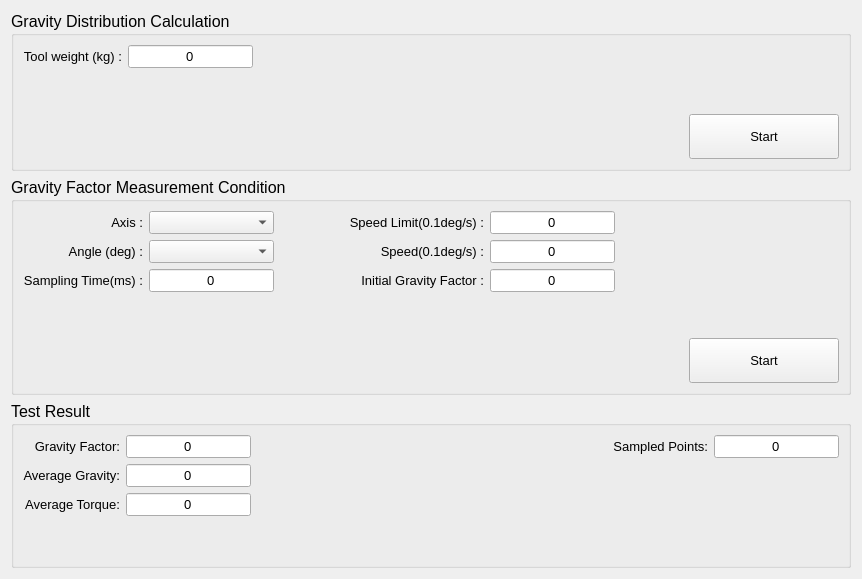
     <widget class="QWidget" name="GravityFactor">
      <attribute name="title">
       <string>Gravity Factor</string>
      </attribute>
      <layout class="QVBoxLayout" name="verticalLayout_2">
       <item>
        <widget class="QGroupBox" name="groupBoxGravityCalculate">
         <property name="font">
          <font>
           <family>Arial</family>
           <pointsize>12</pointsize>
          </font>
         </property>
         <property name="title">
          <string>Gravity Distribution Calculation</string>
         </property>
         <layout class="QGridLayout" name="gridLayout_2">
          <item row="4" column="3">
           <spacer name="horizontalSpacer">
            <property name="orientation">
             <enum>Qt::Horizontal</enum>
            </property>
            <property name="sizeHint" stdset="0">
             <size>
              <width>430</width>
              <height>20</height>
             </size>
            </property>
           </spacer>
          </item>
          <item row="2" column="1">
           <widget class="QLabel" name="label7">
            <property name="font">
             <font>
              <family>Arial</family>
              <pointsize>10</pointsize>
             </font>
            </property>
            <property name="text">
             <string>Tool weight (kg) :</string>
            </property>
            <property name="alignment">
             <set>Qt::AlignRight|Qt::AlignTrailing|Qt::AlignVCenter</set>
            </property>
           </widget>
          </item>
          <item row="4" column="4" rowspan="2">
           <widget class="QPushButton" name="btnGravityDistribution">
            <property name="sizePolicy">
             <sizepolicy hsizetype="Preferred" vsizetype="Preferred">
              <horstretch>0</horstretch>
              <verstretch>0</verstretch>
             </sizepolicy>
            </property>
            <property name="minimumSize">
             <size>
              <width>150</width>
              <height>45</height>
             </size>
            </property>
            <property name="font">
             <font>
              <family>Arial</family>
              <pointsize>10</pointsize>
             </font>
            </property>
            <property name="text">
             <string>Start</string>
            </property>
           </widget>
          </item>
          <item row="2" column="2">
           <widget class="QLineEdit" name="leToolWeight">
            <property name="enabled">
             <bool>true</bool>
            </property>
            <property name="sizePolicy">
             <sizepolicy hsizetype="Preferred" vsizetype="Preferred">
              <horstretch>0</horstretch>
              <verstretch>0</verstretch>
             </sizepolicy>
            </property>
            <property name="font">
             <font>
              <family>Arial</family>
              <pointsize>10</pointsize>
             </font>
            </property>
            <property name="layoutDirection">
             <enum>Qt::LeftToRight</enum>
            </property>
            <property name="text">
             <string>0</string>
            </property>
            <property name="alignment">
             <set>Qt::AlignCenter</set>
            </property>
           </widget>
          </item>
          <item row="3" column="1">
           <spacer name="verticalSpacer">
            <property name="orientation">
             <enum>Qt::Vertical</enum>
            </property>
            <property name="sizeHint" stdset="0">
             <size>
              <width>20</width>
              <height>40</height>
             </size>
            </property>
           </spacer>
          </item>
         </layout>
        </widget>
       </item>
       <item>
        <widget class="QGroupBox" name="groupBoxGravityAdjustment">
         <property name="sizePolicy">
          <sizepolicy hsizetype="Preferred" vsizetype="Preferred">
           <horstretch>0</horstretch>
           <verstretch>0</verstretch>
          </sizepolicy>
         </property>
         <property name="font">
          <font>
           <family>Arial</family>
           <pointsize>12</pointsize>
          </font>
         </property>
         <property name="title">
          <string>Gravity Factor Measurement Condition</string>
         </property>
         <layout class="QGridLayout" name="gridLayout">
          <item row="5" column="6">
           <widget class="QPushButton" name="btnGravityFactorMeasure">
            <property name="sizePolicy">
             <sizepolicy hsizetype="Preferred" vsizetype="Preferred">
              <horstretch>0</horstretch>
              <verstretch>0</verstretch>
             </sizepolicy>
            </property>
            <property name="minimumSize">
             <size>
              <width>150</width>
              <height>45</height>
             </size>
            </property>
            <property name="font">
             <font>
              <family>Arial</family>
              <pointsize>10</pointsize>
             </font>
            </property>
            <property name="text">
             <string>Start</string>
            </property>
           </widget>
          </item>
          <item row="0" column="2">
           <spacer name="horizontalSpacer_8">
            <property name="orientation">
             <enum>Qt::Horizontal</enum>
            </property>
            <property name="sizeHint" stdset="0">
             <size>
              <width>40</width>
              <height>20</height>
             </size>
            </property>
           </spacer>
          </item>
          <item row="0" column="0">
           <widget class="QLabel" name="label8">
            <property name="sizePolicy">
             <sizepolicy hsizetype="Preferred" vsizetype="Preferred">
              <horstretch>0</horstretch>
              <verstretch>0</verstretch>
             </sizepolicy>
            </property>
            <property name="font">
             <font>
              <family>Arial</family>
              <pointsize>10</pointsize>
             </font>
            </property>
            <property name="text">
             <string>Axis :</string>
            </property>
            <property name="alignment">
             <set>Qt::AlignRight|Qt::AlignTrailing|Qt::AlignVCenter</set>
            </property>
           </widget>
          </item>
          <item row="5" column="5">
           <spacer name="horizontalSpacer_2">
            <property name="orientation">
             <enum>Qt::Horizontal</enum>
            </property>
            <property name="sizeHint" stdset="0">
             <size>
              <width>40</width>
              <height>20</height>
             </size>
            </property>
           </spacer>
          </item>
          <item row="1" column="1">
           <widget class="QComboBox" name="cboGravityAngle">
            <property name="sizePolicy">
             <sizepolicy hsizetype="Preferred" vsizetype="Preferred">
              <horstretch>0</horstretch>
              <verstretch>0</verstretch>
             </sizepolicy>
            </property>
            <property name="font">
             <font>
              <family>Arial</family>
              <pointsize>10</pointsize>
             </font>
            </property>
           </widget>
          </item>
          <item row="3" column="0">
           <spacer name="verticalSpacer_2">
            <property name="orientation">
             <enum>Qt::Vertical</enum>
            </property>
            <property name="sizeHint" stdset="0">
             <size>
              <width>20</width>
              <height>40</height>
             </size>
            </property>
           </spacer>
          </item>
          <item row="1" column="0">
           <widget class="QLabel" name="label9">
            <property name="sizePolicy">
             <sizepolicy hsizetype="Preferred" vsizetype="Preferred">
              <horstretch>0</horstretch>
              <verstretch>0</verstretch>
             </sizepolicy>
            </property>
            <property name="font">
             <font>
              <family>Arial</family>
              <pointsize>10</pointsize>
             </font>
            </property>
            <property name="text">
             <string>Angle (deg) :</string>
            </property>
            <property name="alignment">
             <set>Qt::AlignRight|Qt::AlignTrailing|Qt::AlignVCenter</set>
            </property>
           </widget>
          </item>
          <item row="0" column="1">
           <widget class="QComboBox" name="cboGravityAxis">
            <property name="sizePolicy">
             <sizepolicy hsizetype="Preferred" vsizetype="Preferred">
              <horstretch>0</horstretch>
              <verstretch>0</verstretch>
             </sizepolicy>
            </property>
            <property name="font">
             <font>
              <family>Arial</family>
              <pointsize>10</pointsize>
             </font>
            </property>
           </widget>
          </item>
          <item row="2" column="0">
           <widget class="QLabel" name="label10">
            <property name="font">
             <font>
              <family>Arial</family>
              <pointsize>10</pointsize>
             </font>
            </property>
            <property name="text">
             <string>Sampling Time(ms) :</string>
            </property>
            <property name="alignment">
             <set>Qt::AlignRight|Qt::AlignTrailing|Qt::AlignVCenter</set>
            </property>
           </widget>
          </item>
          <item row="2" column="1">
           <widget class="QLineEdit" name="leGravitySamplingTime">
            <property name="enabled">
             <bool>true</bool>
            </property>
            <property name="sizePolicy">
             <sizepolicy hsizetype="Preferred" vsizetype="Preferred">
              <horstretch>0</horstretch>
              <verstretch>0</verstretch>
             </sizepolicy>
            </property>
            <property name="font">
             <font>
              <family>Arial</family>
              <pointsize>10</pointsize>
             </font>
            </property>
            <property name="layoutDirection">
             <enum>Qt::LeftToRight</enum>
            </property>
            <property name="text">
             <string>0</string>
            </property>
            <property name="alignment">
             <set>Qt::AlignCenter</set>
            </property>
           </widget>
          </item>
          <item row="2" column="3">
           <widget class="QLabel" name="label11_3">
            <property name="font">
             <font>
              <family>Arial</family>
              <pointsize>10</pointsize>
             </font>
            </property>
            <property name="text">
             <string>Initial Gravity Factor :</string>
            </property>
            <property name="alignment">
             <set>Qt::AlignRight|Qt::AlignTrailing|Qt::AlignVCenter</set>
            </property>
           </widget>
          </item>
          <item row="2" column="4">
           <widget class="QLineEdit" name="leGravityInitialFactor">
            <property name="enabled">
             <bool>true</bool>
            </property>
            <property name="sizePolicy">
             <sizepolicy hsizetype="Preferred" vsizetype="Preferred">
              <horstretch>0</horstretch>
              <verstretch>0</verstretch>
             </sizepolicy>
            </property>
            <property name="font">
             <font>
              <family>Arial</family>
              <pointsize>10</pointsize>
             </font>
            </property>
            <property name="layoutDirection">
             <enum>Qt::LeftToRight</enum>
            </property>
            <property name="text">
             <string>0</string>
            </property>
            <property name="alignment">
             <set>Qt::AlignCenter</set>
            </property>
           </widget>
          </item>
          <item row="0" column="3">
           <widget class="QLabel" name="label11_2">
            <property name="font">
             <font>
              <family>Arial</family>
              <pointsize>10</pointsize>
             </font>
            </property>
            <property name="text">
             <string>Speed Limit(0.1deg/s) :</string>
            </property>
            <property name="alignment">
             <set>Qt::AlignRight|Qt::AlignTrailing|Qt::AlignVCenter</set>
            </property>
           </widget>
          </item>
          <item row="0" column="4">
           <widget class="QLineEdit" name="leGravitySpeedLimit">
            <property name="enabled">
             <bool>true</bool>
            </property>
            <property name="sizePolicy">
             <sizepolicy hsizetype="Preferred" vsizetype="Preferred">
              <horstretch>0</horstretch>
              <verstretch>0</verstretch>
             </sizepolicy>
            </property>
            <property name="font">
             <font>
              <family>Arial</family>
              <pointsize>10</pointsize>
             </font>
            </property>
            <property name="layoutDirection">
             <enum>Qt::LeftToRight</enum>
            </property>
            <property name="text">
             <string>0</string>
            </property>
            <property name="alignment">
             <set>Qt::AlignCenter</set>
            </property>
           </widget>
          </item>
          <item row="1" column="3">
           <widget class="QLabel" name="label11">
            <property name="font">
             <font>
              <family>Arial</family>
              <pointsize>10</pointsize>
             </font>
            </property>
            <property name="text">
             <string>Speed(0.1deg/s) :</string>
            </property>
            <property name="alignment">
             <set>Qt::AlignRight|Qt::AlignTrailing|Qt::AlignVCenter</set>
            </property>
           </widget>
          </item>
          <item row="1" column="4">
           <widget class="QLineEdit" name="leGravitySpeed">
            <property name="enabled">
             <bool>true</bool>
            </property>
            <property name="sizePolicy">
             <sizepolicy hsizetype="Preferred" vsizetype="Preferred">
              <horstretch>0</horstretch>
              <verstretch>0</verstretch>
             </sizepolicy>
            </property>
            <property name="font">
             <font>
              <family>Arial</family>
              <pointsize>10</pointsize>
             </font>
            </property>
            <property name="layoutDirection">
             <enum>Qt::LeftToRight</enum>
            </property>
            <property name="text">
             <string>0</string>
            </property>
            <property name="alignment">
             <set>Qt::AlignCenter</set>
            </property>
           </widget>
          </item>
         </layout>
        </widget>
       </item>
       <item>
        <widget class="QGroupBox" name="groupBoxGravityAdjustment_2">
         <property name="sizePolicy">
          <sizepolicy hsizetype="Preferred" vsizetype="Preferred">
           <horstretch>0</horstretch>
           <verstretch>0</verstretch>
          </sizepolicy>
         </property>
         <property name="font">
          <font>
           <family>Arial</family>
           <pointsize>12</pointsize>
          </font>
         </property>
         <property name="title">
          <string>Test Result</string>
         </property>
         <layout class="QGridLayout" name="gridLayout_3">
          <item row="3" column="0">
           <spacer name="verticalSpacer_3">
            <property name="orientation">
             <enum>Qt::Vertical</enum>
            </property>
            <property name="sizeHint" stdset="0">
             <size>
              <width>20</width>
              <height>40</height>
             </size>
            </property>
           </spacer>
          </item>
          <item row="2" column="0">
           <widget class="QLabel" name="label14">
            <property name="font">
             <font>
              <family>Arial</family>
              <pointsize>10</pointsize>
             </font>
            </property>
            <property name="text">
             <string>Average Torque:</string>
            </property>
            <property name="alignment">
             <set>Qt::AlignRight|Qt::AlignTrailing|Qt::AlignVCenter</set>
            </property>
           </widget>
          </item>
          <item row="1" column="0">
           <widget class="QLabel" name="label13">
            <property name="font">
             <font>
              <family>Arial</family>
              <pointsize>10</pointsize>
             </font>
            </property>
            <property name="text">
             <string>Average Gravity:</string>
            </property>
            <property name="alignment">
             <set>Qt::AlignRight|Qt::AlignTrailing|Qt::AlignVCenter</set>
            </property>
           </widget>
          </item>
          <item row="0" column="4">
           <widget class="QLineEdit" name="leSampledPoints">
            <property name="enabled">
             <bool>true</bool>
            </property>
            <property name="sizePolicy">
             <sizepolicy hsizetype="Preferred" vsizetype="Preferred">
              <horstretch>0</horstretch>
              <verstretch>0</verstretch>
             </sizepolicy>
            </property>
            <property name="font">
             <font>
              <family>Arial</family>
              <pointsize>10</pointsize>
             </font>
            </property>
            <property name="layoutDirection">
             <enum>Qt::LeftToRight</enum>
            </property>
            <property name="text">
             <string>0</string>
            </property>
            <property name="alignment">
             <set>Qt::AlignCenter</set>
            </property>
           </widget>
          </item>
          <item row="1" column="1">
           <widget class="QLineEdit" name="leAverageGravity">
            <property name="enabled">
             <bool>true</bool>
            </property>
            <property name="sizePolicy">
             <sizepolicy hsizetype="Preferred" vsizetype="Preferred">
              <horstretch>0</horstretch>
              <verstretch>0</verstretch>
             </sizepolicy>
            </property>
            <property name="font">
             <font>
              <family>Arial</family>
              <pointsize>10</pointsize>
             </font>
            </property>
            <property name="layoutDirection">
             <enum>Qt::LeftToRight</enum>
            </property>
            <property name="text">
             <string>0</string>
            </property>
            <property name="alignment">
             <set>Qt::AlignCenter</set>
            </property>
           </widget>
          </item>
          <item row="2" column="1">
           <widget class="QLineEdit" name="leAverageTorque">
            <property name="enabled">
             <bool>true</bool>
            </property>
            <property name="sizePolicy">
             <sizepolicy hsizetype="Preferred" vsizetype="Preferred">
              <horstretch>0</horstretch>
              <verstretch>0</verstretch>
             </sizepolicy>
            </property>
            <property name="font">
             <font>
              <family>Arial</family>
              <pointsize>10</pointsize>
             </font>
            </property>
            <property name="layoutDirection">
             <enum>Qt::LeftToRight</enum>
            </property>
            <property name="text">
             <string>0</string>
            </property>
            <property name="alignment">
             <set>Qt::AlignCenter</set>
            </property>
           </widget>
          </item>
          <item row="0" column="1">
           <widget class="QLineEdit" name="leGravityFactor">
            <property name="enabled">
             <bool>true</bool>
            </property>
            <property name="sizePolicy">
             <sizepolicy hsizetype="Preferred" vsizetype="Preferred">
              <horstretch>0</horstretch>
              <verstretch>0</verstretch>
             </sizepolicy>
            </property>
            <property name="font">
             <font>
              <family>Arial</family>
              <pointsize>10</pointsize>
             </font>
            </property>
            <property name="layoutDirection">
             <enum>Qt::LeftToRight</enum>
            </property>
            <property name="text">
             <string>0</string>
            </property>
            <property name="alignment">
             <set>Qt::AlignCenter</set>
            </property>
           </widget>
          </item>
          <item row="0" column="0">
           <widget class="QLabel" name="label12">
            <property name="font">
             <font>
              <family>Arial</family>
              <pointsize>10</pointsize>
             </font>
            </property>
            <property name="text">
             <string>Gravity Factor:</string>
            </property>
            <property name="alignment">
             <set>Qt::AlignRight|Qt::AlignTrailing|Qt::AlignVCenter</set>
            </property>
           </widget>
          </item>
          <item row="0" column="3">
           <widget class="QLabel" name="label15">
            <property name="font">
             <font>
              <family>Arial</family>
              <pointsize>10</pointsize>
             </font>
            </property>
            <property name="text">
             <string>Sampled Points:</string>
            </property>
            <property name="alignment">
             <set>Qt::AlignRight|Qt::AlignTrailing|Qt::AlignVCenter</set>
            </property>
           </widget>
          </item>
          <item row="1" column="2">
           <spacer name="horizontalSpacer_3">
            <property name="orientation">
             <enum>Qt::Horizontal</enum>
            </property>
            <property name="sizeHint" stdset="0">
             <size>
              <width>40</width>
              <height>20</height>
             </size>
            </property>
           </spacer>
          </item>
         </layout>
        </widget>
       </item>
      </layout>
      <zorder>groupBoxGravityAdjustment</zorder>
      <zorder>groupBoxGravityCalculate</zorder>
      <zorder>groupBoxGravityAdjustment_2</zorder>
     </widget>
